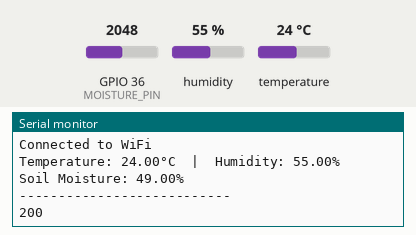
Bench run of a sketch on a simulated ESP32. Parts: the last lines printed to the serial monitor. The inputs (shaded band) are chosen by the test bench; at power-on: humidity 55 %, GPIO 36 (MOISTURE_PIN) = 2048, temperature 24 °C. WiFi joins after 1.5 s; servers stay silent unless stated; uploads are accepted with an empty reply.

Above: at 5.2 s.
5.3 s: humidity set to 22 %
At 5.37 s:
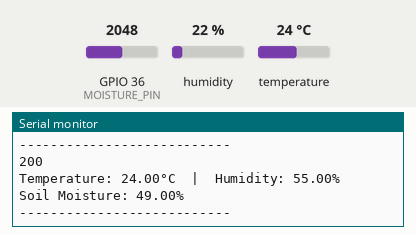
6.9 s: GPIO 36 (MOISTURE_PIN) set to 2866
At 8.3 s:
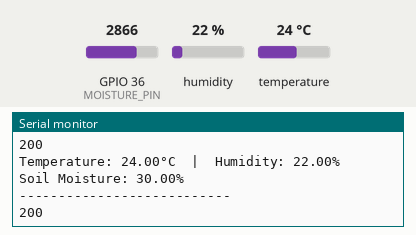
8.5 s: temperature set to 12 °C
At 8.99 s:
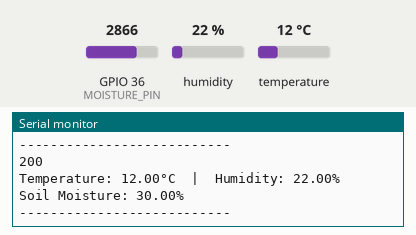
10.1 s: GPIO 36 (MOISTURE_PIN) set to 3603
At 11.6 s:
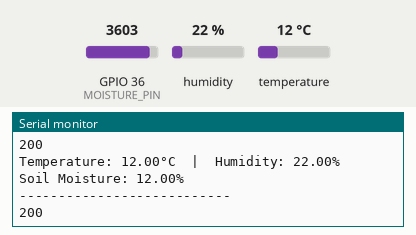
11.7 s: humidity set to 40 %
At 12.6 s:
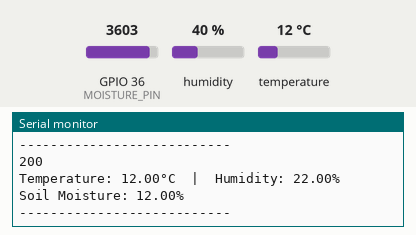
Timing chart, 0 to 14.3 s (numbered marks = the images above; inputs shaded):
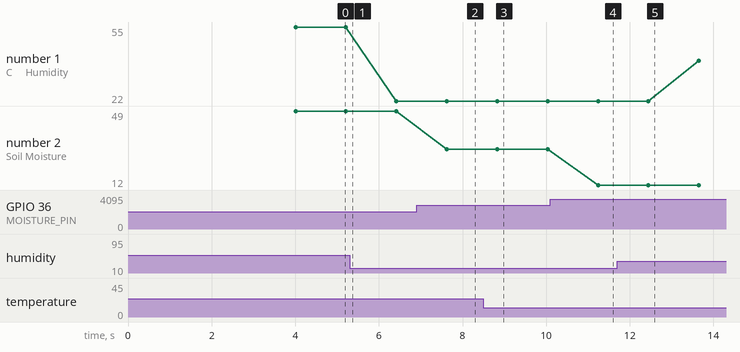

The sketch:

mikroHttp.ino
```cpp
#include "DHT.h"
#include <WiFi.h>
#include <HTTPClient.h>

#define DHTPIN 33
#define DHTTYPE DHT22
DHT dht(DHTPIN, DHTTYPE);

#define MOISTURE_PIN 36

const char* ssid = "Starlink";
const char* password = "vtuz8163";
void setup() {
  Serial.begin(115200);
  dht.begin();
  delay(2000);
  WiFi.begin(ssid, password);
  while (WiFi.status() != WL_CONNECTED) {
    delay(1000);
    Serial.println("Connecting to WiFi...");
  }
  Serial.println("Connected to WiFi");
}

void loop() {
  float temperature = dht.readTemperature();
  float humidity = dht.readHumidity();
  float light = 0;

  if (isnan(temperature) || isnan(humidity)) {
    Serial.println("Failed to read from DHT sensor!");
  } else {
    Serial.print("Temperature: ");
    Serial.print(temperature);
    Serial.print("°C  |  Humidity: ");
    Serial.print(humidity);
    Serial.println("%");
  }


  int rawMoisture = analogRead(MOISTURE_PIN);
  float moisturePercent = map(rawMoisture, 4095, 0, 0, 100);
  Serial.print("Soil Moisture: ");
  Serial.print(moisturePercent);
  Serial.println("%");

  Serial.println("---------------------------");
  String jsonData = "{\"humidity_air\":" + String(humidity) +
                    ",\"humidity_ground\":" + String(moisturePercent) +
                    ",\"temperature\":" + String(temperature) +
                    ",\"light\":" + String(light) + "}";

    // Send data to Machinechat JEDI
  HTTPClient http;
  http.begin("http://10.102.229.221:8000/api/weather/create/");
  http.addHeader("Content-Type", "application/json");
  http.addHeader("accept", "application/json");
  http.addHeader("X-Mikro-Key", "La7f9tq9yviCbiH5jc7zuhv5AcMYdhjB");
  int httpResponseCode = http.POST(jsonData);
  if (httpResponseCode > 0) {
    String response = http.getString();
    Serial.println(httpResponseCode);
    Serial.println(response);
  } else {
    Serial.print("Error on sending POST: ");
    Serial.println(httpResponseCode);
  }
  http.end();
  delay(1000);
}
```

Measured:
- after the input at 6.9 s, the serial monitor: prints a new line after 0.72 s (image 2)
- after the input at 8.5 s, the serial monitor: prints a new line after 0.33 s (image 3)
- after the input at 10.1 s, the serial monitor: prints a new line after 1.1 s (image 4)
- plotted number 1: 55 → 22 after the input at 5.3 s, 22 → 40 after the input at 11.7 s
- plotted number 2: 49 → 30 after the input at 6.9 s
